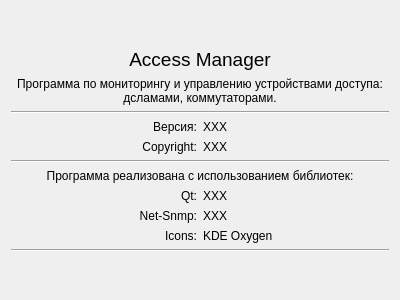
<?xml version="1.0" encoding="UTF-8"?>
<ui version="4.0">
 <class>AboutPageWidget</class>
 <widget class="QWidget" name="AboutPageWidget">
  <property name="geometry">
   <rect>
    <x>0</x>
    <y>0</y>
    <width>400</width>
    <height>300</height>
   </rect>
  </property>
  <property name="windowTitle">
   <string>Form</string>
  </property>
  <layout class="QGridLayout" name="gridLayout">
   <item row="5" column="0">
    <widget class="QLabel" name="programVersionLabel">
     <property name="text">
      <string>Версия:</string>
     </property>
     <property name="alignment">
      <set>Qt::AlignRight|Qt::AlignTrailing|Qt::AlignVCenter</set>
     </property>
    </widget>
   </item>
   <item row="12" column="0" colspan="2">
    <widget class="Line" name="line_2">
     <property name="orientation">
      <enum>Qt::Horizontal</enum>
     </property>
    </widget>
   </item>
   <item row="5" column="1">
    <widget class="QLabel" name="programVersionDescLabel">
     <property name="text">
      <string>XXX</string>
     </property>
    </widget>
   </item>
   <item row="4" column="0" colspan="2">
    <widget class="Line" name="line">
     <property name="orientation">
      <enum>Qt::Horizontal</enum>
     </property>
    </widget>
   </item>
   <item row="6" column="0">
    <widget class="QLabel" name="copyrightLabel">
     <property name="text">
      <string>Copyright:</string>
     </property>
     <property name="alignment">
      <set>Qt::AlignRight|Qt::AlignTrailing|Qt::AlignVCenter</set>
     </property>
    </widget>
   </item>
   <item row="10" column="0">
    <widget class="QLabel" name="netSnmpVersionLabel">
     <property name="text">
      <string>Net-Snmp:</string>
     </property>
     <property name="alignment">
      <set>Qt::AlignRight|Qt::AlignTrailing|Qt::AlignVCenter</set>
     </property>
    </widget>
   </item>
   <item row="11" column="1">
    <widget class="QLabel" name="programIconsDescLabel">
     <property name="text">
      <string>KDE Oxygen</string>
     </property>
     <property name="openExternalLinks">
      <bool>true</bool>
     </property>
    </widget>
   </item>
   <item row="11" column="0">
    <widget class="QLabel" name="programIconsLabel">
     <property name="text">
      <string>Icons:</string>
     </property>
     <property name="alignment">
      <set>Qt::AlignRight|Qt::AlignTrailing|Qt::AlignVCenter</set>
     </property>
    </widget>
   </item>
   <item row="10" column="1">
    <widget class="QLabel" name="netSnmpVersionDescLabel">
     <property name="text">
      <string>XXX</string>
     </property>
     <property name="openExternalLinks">
      <bool>true</bool>
     </property>
    </widget>
   </item>
   <item row="6" column="1">
    <widget class="QLabel" name="copyrightDescLabel">
     <property name="text">
      <string>XXX</string>
     </property>
     <property name="openExternalLinks">
      <bool>false</bool>
     </property>
    </widget>
   </item>
   <item row="9" column="0">
    <widget class="QLabel" name="qtVersionLabel">
     <property name="text">
      <string>Qt:</string>
     </property>
     <property name="alignment">
      <set>Qt::AlignRight|Qt::AlignTrailing|Qt::AlignVCenter</set>
     </property>
    </widget>
   </item>
   <item row="13" column="0" colspan="2">
    <spacer name="verticalSpacer_2">
     <property name="orientation">
      <enum>Qt::Vertical</enum>
     </property>
     <property name="sizeHint" stdset="0">
      <size>
       <width>20</width>
       <height>40</height>
      </size>
     </property>
    </spacer>
   </item>
   <item row="9" column="1">
    <widget class="QLabel" name="qtVersionDescLabel">
     <property name="text">
      <string>XXX</string>
     </property>
     <property name="openExternalLinks">
      <bool>true</bool>
     </property>
    </widget>
   </item>
   <item row="1" column="0" colspan="2">
    <spacer name="verticalSpacer">
     <property name="orientation">
      <enum>Qt::Vertical</enum>
     </property>
     <property name="sizeHint" stdset="0">
      <size>
       <width>20</width>
       <height>40</height>
      </size>
     </property>
    </spacer>
   </item>
   <item row="2" column="0" colspan="2">
    <widget class="QLabel" name="appNameLabel">
     <property name="font">
      <font>
       <pointsize>14</pointsize>
      </font>
     </property>
     <property name="text">
      <string>Access Manager</string>
     </property>
     <property name="alignment">
      <set>Qt::AlignCenter</set>
     </property>
    </widget>
   </item>
   <item row="3" column="0" colspan="2">
    <widget class="QLabel" name="descriptionLabel">
     <property name="text">
      <string>Программа по мониторингу и управлению устройствами доступа: дсламами, коммутаторами.</string>
     </property>
     <property name="alignment">
      <set>Qt::AlignCenter</set>
     </property>
     <property name="wordWrap">
      <bool>true</bool>
     </property>
    </widget>
   </item>
   <item row="8" column="0" colspan="2">
    <widget class="QLabel" name="label">
     <property name="text">
      <string>Программа реализована с использованием библиотек:</string>
     </property>
     <property name="alignment">
      <set>Qt::AlignCenter</set>
     </property>
    </widget>
   </item>
   <item row="7" column="0" colspan="2">
    <widget class="Line" name="line_3">
     <property name="orientation">
      <enum>Qt::Horizontal</enum>
     </property>
    </widget>
   </item>
  </layout>
 </widget>
 <resources/>
 <connections/>
</ui>
